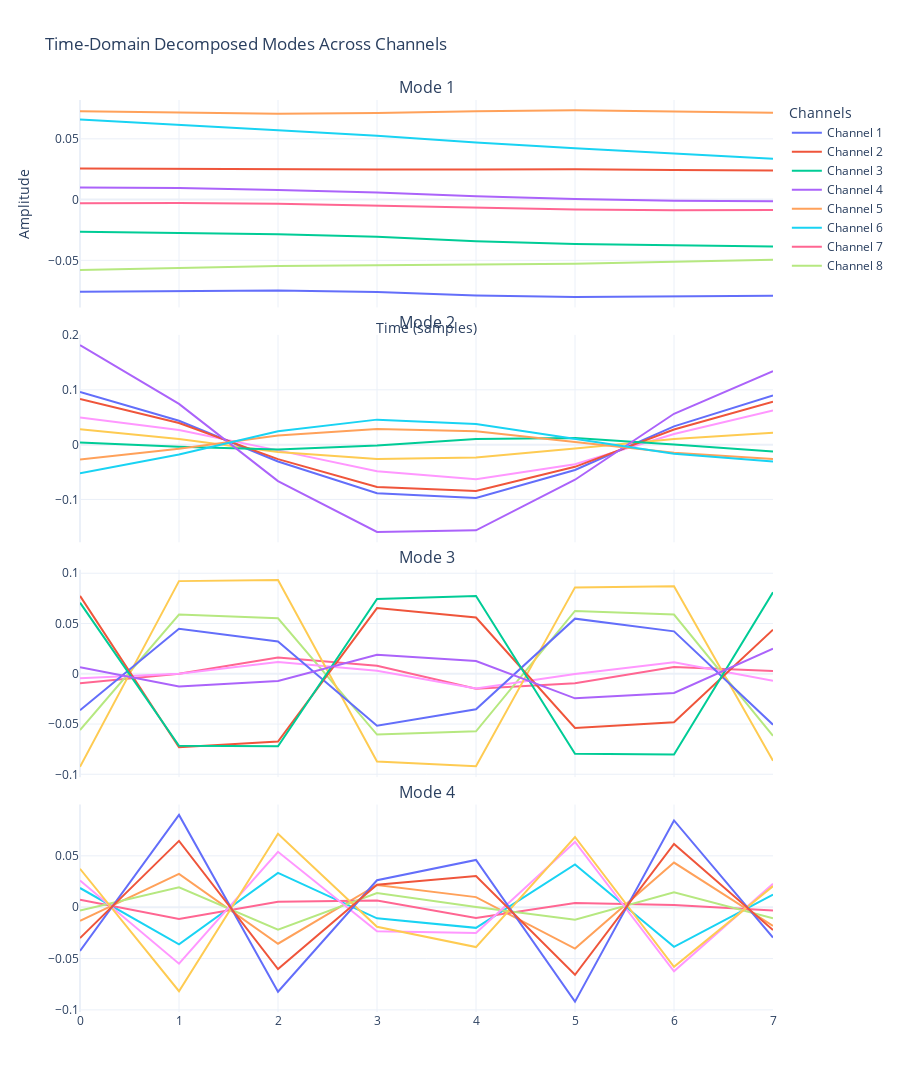

Here is the notebook cell this chart was saved with:
### Code cell
fig = make_subplots(
    rows=K, cols=1,
    shared_xaxes=True,
    subplot_titles=[f"Mode {k + 1}" for k in range(K)],
    vertical_spacing=0.03
)

legend_added = set()

for k in range(K):  
    for channel in range(num_channels):  
        show_legend = channel not in legend_added
        fig.add_trace(
            go.Scatter(
                y=u[k, :, channel].numpy(),
                mode='lines',
                name=f"Channel {channel + 1}",
                showlegend=show_legend
            ),
            row=k + 1,
            col=1
        )
        legend_added.add(channel)

fig.update_layout(
    height=300 * K,  
    width=900,
    title_text="Time-Domain Decomposed Modes Across Channels",
    template="plotly_white",
    legend_title="Channels",
    xaxis_title="Time (samples)",
    yaxis_title="Amplitude"
)

fig.show()

### Figure 1 — Plotly figure (JSON) as saved in the notebook; plotly's stock layout.template omitted (floating-point values rounded to 4 significant figures)
{"data": [{"mode": "lines", "name": "Channel 1", "showlegend": true, "type": "scatter", "xaxis": "x", "y": [-0.07593, -0.07537, -0.0748, -0.07612, -0.07896, -0.08028, -0.07971, -0.07916], "yaxis": "y"}, {"mode": "lines", "name": "Channel 2", "showlegend": true, "type": "scatter", "xaxis": "x", "y": [0.02557, 0.02511, 0.02459, 0.02475, 0.02479, 0.02495, 0.02442, 0.02397], "yaxis": "y"}, {"mode": "lines", "name": "Channel 3", "showlegend": true, "type": "scatter", "xaxis": "x", "y": [-0.02645, -0.02739, -0.02846, -0.0307, -0.03429, -0.03653, -0.0376, -0.03855], "yaxis": "y"}, {"mode": "lines", "name": "Channel 4", "showlegend": true, "type": "scatter", "xaxis": "x", "y": [0.009871, 0.009437, 0.007945, 0.005798, 0.002701, 0.0005569, -0.0009353, -0.001371], "yaxis": "y"}, {"mode": "lines", "name": "Channel 5", "showlegend": true, "type": "scatter", "xaxis": "x", "y": [0.0727, 0.07173, 0.07066, 0.07132, 0.07277, 0.07343, 0.07236, 0.07139], "yaxis": "y"}, {"mode": "lines", "name": "Channel 6", "showlegend": true, "type": "scatter", "xaxis": "x", "y": [0.06582, 0.06164, 0.05714, 0.05245, 0.04694, 0.04225, 0.03775, 0.03357], "yaxis": "y"}, {"mode": "lines", "name": "Channel 7", "showlegend": true, "type": "scatter", "xaxis": "x", "y": [-0.003098, -0.00288, -0.003507, -0.005209, -0.006417, -0.008121, -0.008748, -0.008528], "yaxis": "y"}, {"mode": "lines", "name": "Channel 8", "showlegend": true, "type": "scatter", "xaxis": "x", "y": [-0.05798, -0.0563, -0.05462, -0.05399, -0.05354, -0.05291, -0.05122, -0.04954], "yaxis": "y"}, {"mode": "lines", "name": "Channel 1", "showlegend": false, "type": "scatter", "xaxis": "x2", "y": [0.04933, 0.02684, -0.01048, -0.04857, -0.06332, -0.03587, 0.01949, 0.06255], "yaxis": "y2"}, {"mode": "lines", "name": "Channel 2", "showlegend": false, "type": "scatter", "xaxis": "x2", "y": [0.02794, 0.01009, -0.01329, -0.02628, -0.02324, -0.007212, 0.01042, 0.02157], "yaxis": "y2"}, {"mode": "lines", "name": "Channel 3", "showlegend": false, "type": "scatter", "xaxis": "x2", "y": [0.09597, 0.04366, -0.03076, -0.08854, -0.0972, -0.04618, 0.03327, 0.08977], "yaxis": "y2"}, {"mode": "lines", "name": "Channel 4", "showlegend": false, "type": "scatter", "xaxis": "x2", "y": [0.08329, 0.03933, -0.02642, -0.07717, -0.08438, -0.04049, 0.02759, 0.07825], "yaxis": "y2"}, {"mode": "lines", "name": "Channel 5", "showlegend": false, "type": "scatter", "xaxis": "x2", "y": [0.003886, -0.003626, -0.008674, -0.001618, 0.01023, 0.01225, 6.812e-05, -0.01249], "yaxis": "y2"}, {"mode": "lines", "name": "Channel 6", "showlegend": false, "type": "scatter", "xaxis": "x2", "y": [0.1814, 0.0744, -0.06662, -0.1593, -0.1562, -0.06407, 0.05629, 0.1341], "yaxis": "y2"}, {"mode": "lines", "name": "Channel 7", "showlegend": false, "type": "scatter", "xaxis": "x2", "y": [-0.0269, -0.007293, 0.01653, 0.02866, 0.02456, 0.005509, -0.01475, -0.02631], "yaxis": "y2"}, {"mode": "lines", "name": "Channel 8", "showlegend": false, "type": "scatter", "xaxis": "x2", "y": [-0.05245, -0.01803, 0.02422, 0.04562, 0.03756, 0.01023, -0.01643, -0.03074], "yaxis": "y2"}, {"mode": "lines", "name": "Channel 1", "showlegend": false, "type": "scatter", "xaxis": "x3", "y": [-0.009499, 0.0001332, 0.01606, 0.008031, -0.01478, -0.009317, 0.006613, 0.002749], "yaxis": "y3"}, {"mode": "lines", "name": "Channel 2", "showlegend": false, "type": "scatter", "xaxis": "x3", "y": [-0.05602, 0.05883, 0.05517, -0.06049, -0.0572, 0.06252, 0.05886, -0.06167], "yaxis": "y3"}, {"mode": "lines", "name": "Channel 3", "showlegend": false, "type": "scatter", "xaxis": "x3", "y": [-0.004452, 8.045e-06, 0.01164, 0.003095, -0.01459, -0.0001492, 0.01148, -0.007042], "yaxis": "y3"}, {"mode": "lines", "name": "Channel 4", "showlegend": false, "type": "scatter", "xaxis": "x3", "y": [-0.09251, 0.09215, 0.09322, -0.08725, -0.09189, 0.08593, 0.08699, -0.08663], "yaxis": "y3"}, {"mode": "lines", "name": "Channel 5", "showlegend": false, "type": "scatter", "xaxis": "x3", "y": [-0.03635, 0.04478, 0.03216, -0.05167, -0.03532, 0.05483, 0.04221, -0.05063], "yaxis": "y3"}, {"mode": "lines", "name": "Channel 6", "showlegend": false, "type": "scatter", "xaxis": "x3", "y": [0.07747, -0.0731, -0.06739, 0.06536, 0.05597, -0.05394, -0.04823, 0.04387], "yaxis": "y3"}, {"mode": "lines", "name": "Channel 7", "showlegend": false, "type": "scatter", "xaxis": "x3", "y": [0.07073, -0.07159, -0.07213, 0.07437, 0.07741, -0.07965, -0.0802, 0.08106], "yaxis": "y3"}, {"mode": "lines", "name": "Channel 8", "showlegend": false, "type": "scatter", "xaxis": "x3", "y": [0.006601, -0.01256, -0.007158, 0.01891, 0.01269, -0.02445, -0.01905, 0.025], "yaxis": "y3"}, {"mode": "lines", "name": "Channel 1", "showlegend": false, "type": "scatter", "xaxis": "x4", "y": [-0.01322, 0.03237, -0.03556, 0.02161, 0.009803, -0.04027, 0.04346, -0.0182], "yaxis": "y4"}, {"mode": "lines", "name": "Channel 2", "showlegend": false, "type": "scatter", "xaxis": "x4", "y": [0.0187, -0.03627, 0.03332, -0.01087, -0.02014, 0.04154, -0.03859, 0.01231], "yaxis": "y4"}, {"mode": "lines", "name": "Channel 3", "showlegend": false, "type": "scatter", "xaxis": "x4", "y": [0.007145, -0.0115, 0.005384, 0.006585, -0.01046, 0.003965, 0.002148, -0.003273], "yaxis": "y4"}, {"mode": "lines", "name": "Channel 4", "showlegend": false, "type": "scatter", "xaxis": "x4", "y": [-0.003367, 0.01942, -0.02181, 0.01379, 0.0002873, -0.01218, 0.01459, -0.01072], "yaxis": "y4"}, {"mode": "lines", "name": "Channel 5", "showlegend": false, "type": "scatter", "xaxis": "x4", "y": [0.02595, -0.055, 0.05393, -0.02354, -0.02512, 0.06354, -0.06246, 0.02271], "yaxis": "y4"}, {"mode": "lines", "name": "Channel 6", "showlegend": false, "type": "scatter", "xaxis": "x4", "y": [0.0374, -0.08179, 0.07152, -0.01909, -0.03884, 0.06833, -0.05807, 0.02053], "yaxis": "y4"}, {"mode": "lines", "name": "Channel 7", "showlegend": false, "type": "scatter", "xaxis": "x4", "y": [-0.04263, 0.08986, -0.08236, 0.0262, 0.04601, -0.09196, 0.08445, -0.02957], "yaxis": "y4"}, {"mode": "lines", "name": "Channel 8", "showlegend": false, "type": "scatter", "xaxis": "x4", "y": [-0.03004, 0.06456, -0.06028, 0.02187, 0.03035, -0.06579, 0.06151, -0.02218], "yaxis": "y4"}], "layout": {"annotations": [{"font": {"size": 16}, "showarrow": false, "text": "Mode 1", "x": 0.5, "xanchor": "center", "xref": "paper", "y": 1, "yanchor": "bottom", "yref": "paper"}, {"font": {"size": 16}, "showarrow": false, "text": "Mode 2", "x": 0.5, "xanchor": "center", "xref": "paper", "y": 0.7425, "yanchor": "bottom", "yref": "paper"}, {"font": {"size": 16}, "showarrow": false, "text": "Mode 3", "x": 0.5, "xanchor": "center", "xref": "paper", "y": 0.485, "yanchor": "bottom", "yref": "paper"}, {"font": {"size": 16}, "showarrow": false, "text": "Mode 4", "x": 0.5, "xanchor": "center", "xref": "paper", "y": 0.2275, "yanchor": "bottom", "yref": "paper"}], "height": 1200, "legend": {"title": {"text": "Channels"}}, "title": {"text": "Time-Domain Decomposed Modes Across Channels"}, "width": 900, "xaxis": {"anchor": "y", "domain": [0, 1], "matches": "x4", "showticklabels": false, "title": {"text": "Time (samples)"}}, "xaxis2": {"anchor": "y2", "domain": [0, 1], "matches": "x4", "showticklabels": false}, "xaxis3": {"anchor": "y3", "domain": [0, 1], "matches": "x4", "showticklabels": false}, "xaxis4": {"anchor": "y4", "domain": [0, 1]}, "yaxis": {"anchor": "x", "domain": [0.7725, 1], "title": {"text": "Amplitude"}}, "yaxis2": {"anchor": "x2", "domain": [0.515, 0.7425]}, "yaxis3": {"anchor": "x3", "domain": [0.2575, 0.485]}, "yaxis4": {"anchor": "x4", "domain": [0, 0.2275]}}}
